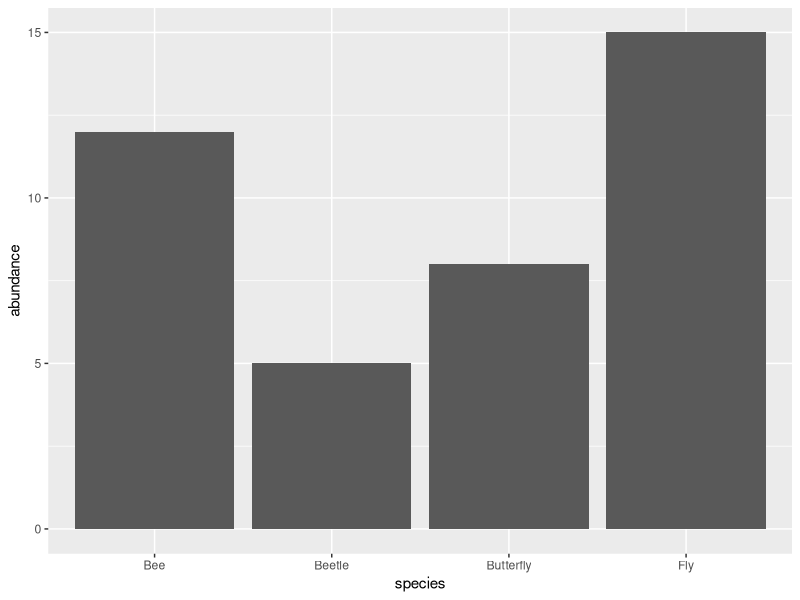

This figure's R source:
## ---- chunk 1
x <- 23
## ---- chunk 2
x + 3   # Add 3 to x
x * 40  # Multiple x by 40
x %% 3  # Return the remainder of x / 3 (modulo) 
## ---- chunk 3
mean(x) # Calculates mean of our variable x
mean(x, na.rm = TRUE) # Calculates mean of our variable x, but also removes any NA values
sum(c(x, x, x)) # Calculates the sum of a vector containing three x variables
## ---- chunk 4
data <- data.frame(
  species = c("Bee", "Butterfly", "Fly", "Beetle"),
  abundance = c(12, 8, 15, 5)
)

data
## ---- chunk 5
library(ggplot2)

ggplot(data, aes(x = species, y = abundance)) +
  geom_col()
